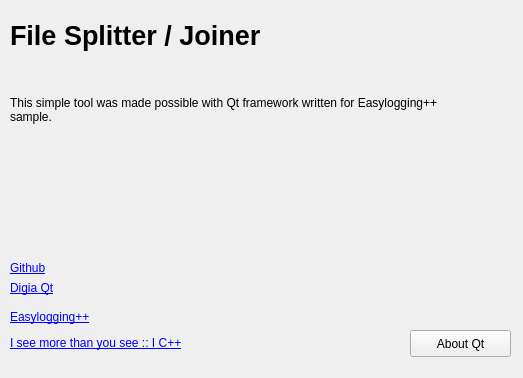
<?xml version="1.0" encoding="UTF-8"?>
<ui version="4.0">
 <class>About</class>
 <widget class="QWidget" name="About">
  <property name="geometry">
   <rect>
    <x>0</x>
    <y>0</y>
    <width>523</width>
    <height>378</height>
   </rect>
  </property>
  <property name="windowTitle">
   <string>Form</string>
  </property>
  <widget class="QLabel" name="labelTitle">
   <property name="geometry">
    <rect>
     <x>10</x>
     <y>0</y>
     <width>291</width>
     <height>71</height>
    </rect>
   </property>
   <property name="font">
    <font>
     <pointsize>20</pointsize>
     <weight>75</weight>
     <bold>true</bold>
    </font>
   </property>
   <property name="text">
    <string>File Splitter / Joiner</string>
   </property>
  </widget>
  <widget class="QLabel" name="label">
   <property name="geometry">
    <rect>
     <x>10</x>
     <y>300</y>
     <width>221</width>
     <height>61</height>
    </rect>
   </property>
   <property name="text">
    <string>&lt;html&gt;&lt;head/&gt;&lt;body&gt;&lt;p&gt;&lt;a href=&quot;http://easylogging.org&quot;&gt;&lt;span style=&quot; text-decoration: underline; color:#0000ff;&quot;&gt;Easylogging++&lt;/span&gt;&lt;/a&gt;&lt;/p&gt;&lt;p&gt;&lt;a href=&quot;http://icplusplus.com&quot;&gt;&lt;span style=&quot; text-decoration: underline; color:#0000ff;&quot;&gt;I see more than you see :: I C++&lt;/span&gt;&lt;/a&gt;&lt;/p&gt;&lt;/body&gt;&lt;/html&gt;</string>
   </property>
  </widget>
  <widget class="QLabel" name="label_2">
   <property name="geometry">
    <rect>
     <x>10</x>
     <y>260</y>
     <width>61</width>
     <height>17</height>
    </rect>
   </property>
   <property name="text">
    <string>&lt;html&gt;&lt;head/&gt;&lt;body&gt;&lt;p&gt;&lt;a href=&quot;https://github.com/easylogging/easyloggingpp&quot;&gt;&lt;span style=&quot; text-decoration: underline; color:#0000ff;&quot;&gt;Github&lt;/span&gt;&lt;/a&gt;&lt;/p&gt;&lt;/body&gt;&lt;/html&gt;</string>
   </property>
  </widget>
  <widget class="QLabel" name="label_3">
   <property name="geometry">
    <rect>
     <x>10</x>
     <y>280</y>
     <width>71</width>
     <height>17</height>
    </rect>
   </property>
   <property name="text">
    <string>&lt;html&gt;&lt;head/&gt;&lt;body&gt;&lt;p&gt;&lt;a href=&quot;http://qt-project.org/&quot;&gt;&lt;span style=&quot; text-decoration: underline; color:#0000ff;&quot;&gt;Digia Qt&lt;/span&gt;&lt;/a&gt;&lt;/p&gt;&lt;/body&gt;&lt;/html&gt;</string>
   </property>
  </widget>
  <widget class="QLabel" name="label_4">
   <property name="geometry">
    <rect>
     <x>10</x>
     <y>50</y>
     <width>471</width>
     <height>121</height>
    </rect>
   </property>
   <property name="text">
    <string>&lt;html&gt;&lt;head/&gt;&lt;body&gt;&lt;p&gt;This simple tool was made possible with Qt framework written for Easylogging++ sample.&lt;/p&gt;&lt;/body&gt;&lt;/html&gt;</string>
   </property>
   <property name="wordWrap">
    <bool>true</bool>
   </property>
  </widget>
  <widget class="QPushButton" name="pushButton">
   <property name="geometry">
    <rect>
     <x>410</x>
     <y>330</y>
     <width>101</width>
     <height>27</height>
    </rect>
   </property>
   <property name="text">
    <string>About Qt</string>
   </property>
  </widget>
  <widget class="QLabel" name="el_info">
   <property name="geometry">
    <rect>
     <x>10</x>
     <y>150</y>
     <width>471</width>
     <height>91</height>
    </rect>
   </property>
   <property name="text">
    <string/>
   </property>
  </widget>
 </widget>
 <resources/>
 <connections/>
</ui>
